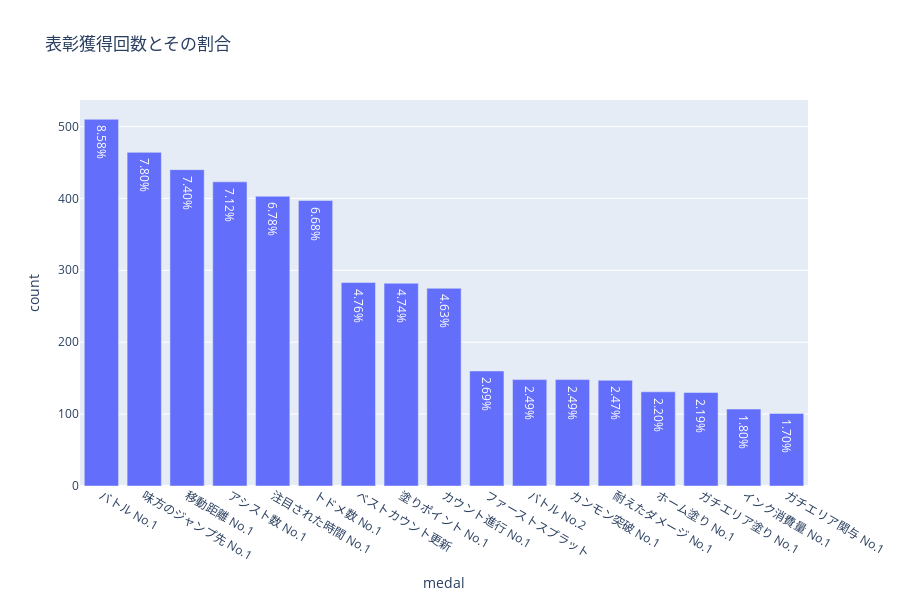

The code cell stored with this chart in its notebook:
### Code cell
px.bar(
    medal_vc.query("count >= 100"),
    x="medal",
    y="count",
    text="percent",
    height=600,
    # width=800,
    title="表彰獲得回数とその割合"
)

### Figure 1 — Plotly figure (JSON) as saved in the notebook; plotly's stock layout.template omitted (floating-point values rounded to 4 significant figures)
{"data": [{"alignmentgroup": "True", "hovertemplate": "medal=%{x}<br>count=%{y}<br>percent=%{text}<extra></extra>", "legendgroup": "", "marker": {"color": "#636efa", "pattern": {"shape": ""}}, "name": "", "offsetgroup": "", "orientation": "v", "showlegend": false, "text": [" 8.58%", " 7.80%", " 7.40%", " 7.12%", " 6.78%", " 6.68%", " 4.76%", " 4.74%", " 4.63%", " 2.69%", " 2.49%", " 2.49%", " 2.47%", " 2.20%", " 2.19%", " 1.80%", " 1.70%"], "textposition": "auto", "type": "bar", "x": ["バトル No.1", "味方のジャンプ先 No.1", "移動距離 No.1", "アシスト数 No.1", "注目された時間 No.1", "トドメ数 No.1", "ベストカウント更新", "塗りポイント No.1", "カウント進行 No.1", "ファーストスプラット", "バトル No.2", "カンモン突破 No.1", "耐えたダメージ No.1", "ホーム塗り No.1", "ガチエリア塗り No.1", "インク消費量 No.1", "ガチエリア関与 No.1"], "xaxis": "x", "y": [510, 464, 440, 423, 403, 397, 283, 282, 275, 160, 148, 148, 147, 131, 130, 107, 101], "yaxis": "y"}], "layout": {"barmode": "relative", "height": 600, "legend": {"tracegroupgap": 0}, "title": {"text": "表彰獲得回数とその割合"}, "xaxis": {"anchor": "y", "domain": [0, 1], "title": {"text": "medal"}}, "yaxis": {"anchor": "x", "domain": [0, 1], "title": {"text": "count"}}}}
